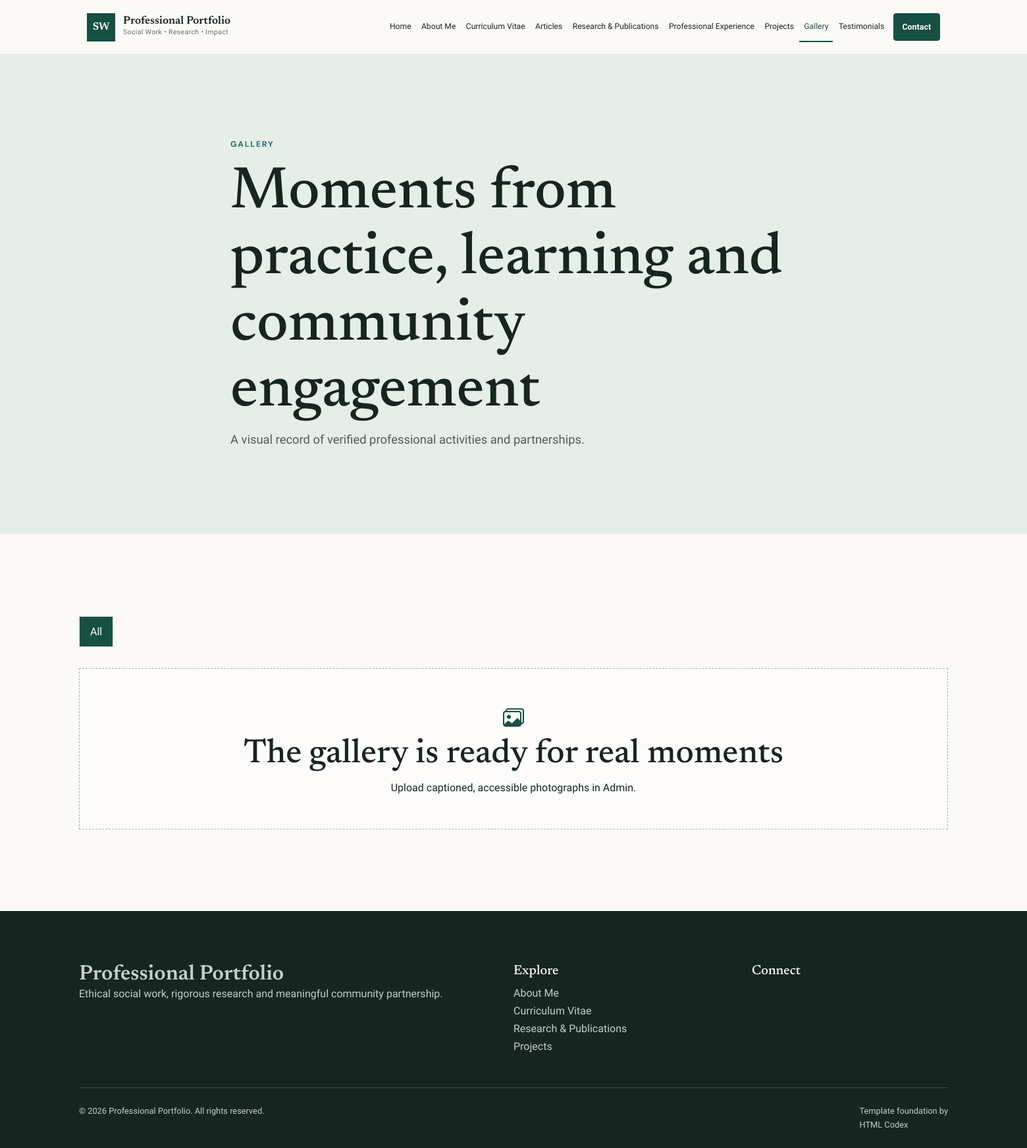
Page /gallery/ on the committed database.
### app/models.py (models this page shows, shortened)
class TimeStampedModel(models.Model):
    created_at = models.DateTimeField(auto_now_add=True)
    updated_at = models.DateTimeField(auto_now=True)
    class Meta:
        abstract = True

class SiteProfile(TimeStampedModel):
    full_name = models.CharField(max_length=160, blank=True, default="")
    credentials = models.CharField(max_length=160, blank=True, default="")
    professional_title = models.CharField(
        max_length=220,
        default="Social Work Practitioner, Researcher & Community Development Professional",
    )
    professional_subtitle = models.CharField(max_length=240, blank=True, default="Advancing dignity, inclusion and community wellbeing")
    welcome_eyebrow = models.CharField(max_length=120, default="Social Work • Research • Community Impact")
    welcome_heading = models.CharField(max_length=180, default="Welcome to My Professional Portfolio")
    hero_intro = models.TextField(default="I am a social work professional committed to strengthening individuals, families and communities through compassionate practice, research, advocacy and evidence-informed interventions.")
    mission_statement = models.TextField(default="To advance social justice, human dignity and community wellbeing through ethical social work practice, research, advocacy and sustainable community engagement.")
    professional_philosophy = models.TextField(default="Meaningful social change begins by listening to communities, respecting human dignity and transforming evidence into practical action.")
    about_short = models.TextField(default="My work is grounded in empathy, ethical practice and partnership with communities. I bring together social work practice, research and advocacy to support inclusive and sustainable change.")
    about_full = models.TextField(blank=True, default="This portfolio presents a developing record of professional practice, research interests and community engagement. Personal biographical details can be added here through the administration area.")
    populations_of_interest = models.TextField(blank=True, default="Children and families; vulnerable and underserved populations; women and young people; community-based organizations.")
    key_competencies = models.TextField(blank=True, default="Ethical social work practice\nCommunity engagement and facilitation\nResearch and evidence synthesis\nProgram design, monitoring and evaluation\nPolicy analysis and advocacy")
    professional_values = models.TextField(blank=True, default="Human dignity\nSocial justice\nIntegrity and accountability\nInclusion and participation\nEvidence-informed practice")
    profile_photo = models.ImageField(upload_to="profile/", blank=True)
    profile_photo_alt = models.CharField(max_length=220, blank=True, default="Professional portrait")
    secondary_photo = models.ImageField(upload_to="profile/", blank=True)
    cv_file = models.FileField(upload_to="cv/", blank=True, help_text="Upload a current PDF curriculum vitae.")
    email = models.EmailField(blank=True)
    secondary_email = models.EmailField(blank=True)
    phone = models.CharField(max_length=60, blank=True)
    location = models.CharField(max_length=180, blank=True)
    website_name = models.CharField(max_length=140, default="Professional Portfolio")
    footer_statement = models.CharField(max_length=280, default="Ethical social work, rigorous research and meaningful community partnership.")
    copyright_name = models.CharField(max_length=160, blank=True)
    seo_title = models.CharField(max_length=180, blank=True)
    seo_description = models.CharField(max_length=320, blank=True)
    class Meta:
        verbose_name = "site profile"
        verbose_name_plural = "site profile"

### app/views.py (the view)
# urls.py: path("gallery/", views.gallery, name="gallery"),
def gallery(request):
    items = GalleryItem.objects.filter(is_published=True).select_related("category")
    category = request.GET.get("category", "")
    if category: items = items.filter(category__slug=category)
    return render(request, "app/gallery.html", {"items": items, "categories": GalleryCategory.objects.all(), "selected_category": category})

### app/context_processors.py (called while the page is built)
def site_context(request):
    profile = SiteProfile.objects.prefetch_related("social_links").first()
    return {"site_profile": profile, "site_social_links": profile.social_links.filter(is_active=True) if profile else []}

### app/templates/app/gallery.html (shortened to what this page needs)
{% extends "app/base.html" %}{% block title %}Gallery | {{ site_profile.website_name }}{% endblock %}
{% block content %}{% include "app/partials/page_header.html" with eyebrow="Gallery" title="Moments from practice, learning and community engagement" description="A visual record of verified professional activities and partnerships." %}
<section class="section"><div class="shell"><nav class="filter-pills" aria-label="Gallery categories"><a class="{% if not selected_category %}active{% endif %}" href="{% url 'gallery' %}">All</a>{% for category in categories %}<a class="{% if selected_category == category.slug %}active{% endif %}" href="{% url 'gallery' %}?category={{ category.slug }}">{{ category.name }}</a>{% endfor %}</nav><div class="gallery-grid">{% for item in items %}<button class="gallery-item" type="button" data-bs-toggle="modal" data-bs-target="#galleryModal" data-image="{{ item.image.url }}" data-alt="{{ item.alt_text }}" data-caption="{{ item.caption }}"><img src="{{ item.image.url }}" alt="{{ item.alt_text }}" loading="lazy"><span>{{ item.title }}{% if item.location %}<small>{{ item.location }}</small>{% endif %}</span></button>{% empty %}<div class="empty-state"><i class="bi bi-images"></i><h2>The gallery is ready for real moments</h2><p>Upload captioned, accessible photographs in Admin.</p></div>{% endfor %}</div></div></section>
{% endblock %}

### app/templates/app/partials/navbar.html (shortened to what this page needs)
<header class="site-header">
  <nav class="navbar navbar-expand-xl" aria-label="Primary navigation">
    <div class="container-fluid shell">
      <a class="navbar-brand" href="{% url 'home' %}">
        <span class="brand-mark" aria-hidden="true">SW</span>
        <span><strong>{{ site_profile.full_name|default:"Professional Portfolio" }}</strong><small>{{ site_profile.credentials|default:"Social Work • Research • Impact" }}</small></span>
      </a>
      <div class="collapse navbar-collapse">
        <ul class="navbar-nav ms-auto align-items-center">
          {% include "app/partials/nav_links.html" %}
        </ul>
      </div>
    </div>
  </nav>
</header>

### app/templates/app/partials/footer.html (shortened to what this page needs)
<footer class="site-footer">
  <div class="shell footer-grid">
    <div><a class="footer-brand" href="{% url 'home' %}">{{ site_profile.full_name|default:site_profile.website_name|default:"Professional Portfolio" }}</a><p>{{ site_profile.footer_statement }}</p></div>
    <div><h2>Explore</h2><a href="{% url 'about' %}">About Me</a><a href="{% url 'cv' %}">Curriculum Vitae</a><a href="{% url 'publications' %}">Research &amp; Publications</a><a href="{% url 'projects' %}">Projects</a></div>
    <div><h2>Connect</h2></div>
  </div>
  <div class="shell footer-bottom"><span>&copy; {% now "Y" %} {{ site_profile.copyright_name|default:site_profile.full_name|default:"Professional Portfolio" }}. All rights reserved.</span><span>Template foundation by <a href="https://htmlcodex.com" target="_blank" rel="noopener">HTML Codex</a></span></div>
</footer>

### app/static/app/css/style.css (style rules this page uses)
:root { --ivory:#fbfaf6;--paper:#fff;--ink:#172521;--muted:#64706b;--green:#174f43;--green-2:#246c5d;--sage:#dfe9e3;--burgundy:#7a3541;--line:#dce2dd;--surface:#f1f4f0;--shadow:0 16px 40px rgba(23,42,35,.08);--serif:"Newsreader",Georgia,serif;--sans:"Libre Franklin",Arial,sans-serif }
* { box-sizing:border-box }
html { scroll-behavior:smooth }
body { margin:0;background:var(--ivory);color:var(--ink);font-family:var(--sans);font-size:16px;line-height:1.7 }
a { color:var(--green);text-decoration:none }
h1,h2,h3,h4 { font-family:var(--serif);line-height:1.12;color:var(--ink) }
h2 { font-size:clamp(2rem,3.5vw,3.2rem) }
p:last-child { margin-bottom:0 }
.shell { width:min(1320px,calc(100% - 3rem));margin:auto }
.section { padding:clamp(4.5rem,8vw,8rem) 0 }
.site-header { position:sticky;top:0;background:rgba(251,250,246,.96);backdrop-filter:blur(12px);border-bottom:1px solid rgba(220,226,221,.8);z-index:100 }
.navbar { min-height:82px }
.navbar-brand { display:flex;align-items:center;gap:.75rem;color:var(--ink) }
.navbar-brand strong,.navbar-brand small { display:block }
.navbar-brand strong { font:600 1.05rem var(--serif) }
.navbar-brand small { font-size:.65rem;color:var(--muted);letter-spacing:.04em }
.brand-mark { width:43px;height:43px;display:grid;place-items:center;background:var(--green);color:#fff;font:600 1rem var(--serif) }
.navbar-nav { gap:.1rem }
.filter-pills { display:flex;flex-wrap:wrap;gap:.6rem;margin-bottom:2rem }
.filter-pills a { padding:.55rem 1rem;border:1px solid var(--line);background:#fff }
.filter-pills a.active { background:var(--green);color:#fff }
.gallery-grid { display:grid;grid-template-columns:repeat(3,1fr);gap:1rem }
.empty-state { padding:3rem;text-align:center;border:1px dashed #a8b5ae;background:rgba(255,255,255,.5);grid-column:1/-1 }
.empty-state i { font-size:2rem;color:var(--green) }
.site-footer { background:#15251f;color:#c4d0ca;padding:5rem 0 1.5rem }
.footer-grid { display:grid;grid-template-columns:2fr 1fr 1fr;gap:4rem }
.footer-brand { font:600 2rem var(--serif);color:#fff }
.site-footer h2 { color:#fff;font-size:1.25rem }
.site-footer a,.site-footer span { color:#c4d0ca;display:block }
.footer-bottom { display:flex;justify-content:space-between;border-top:1px solid #365047;margin-top:3rem;padding-top:1.5rem;font-size:.8rem }
.footer-bottom span { display:inline }

### rows in the picture
SiteProfile: full_name "Professional Portfolio", credentials "Social Work • Research • Impact", footer_statement "Ethical social work, rigorous research and meaningful community partnership.", copyright_name "Professional Portfolio"

### other values in the picture
{{ eyebrow }} "GALLERY"
{{ title }} "Moments from practice, learning and community engagement"
{{ description }} "A visual record of verified professional activities and partnerships."
